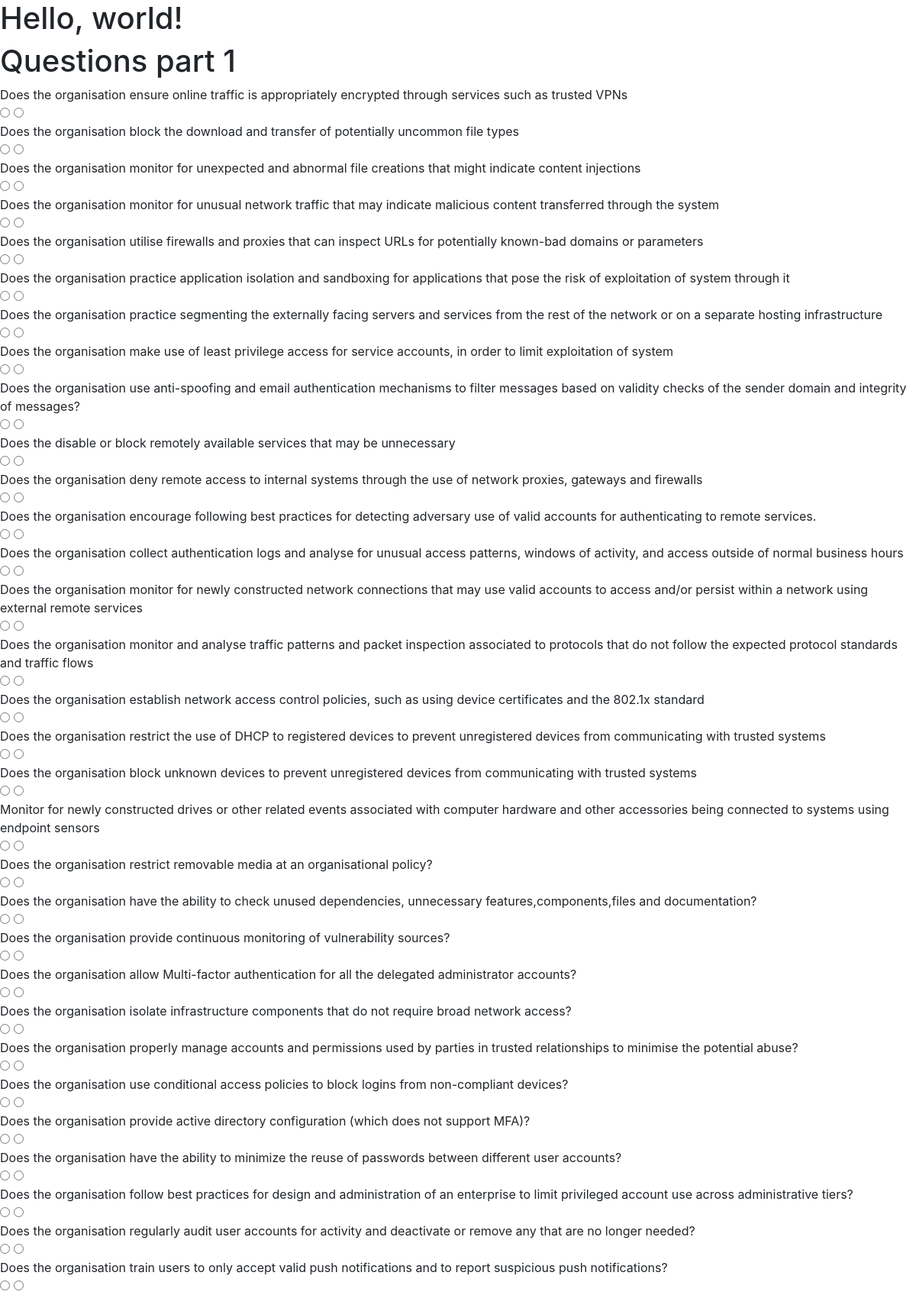
The app's page /q1/ with its own data.
### initial_access/models.py (models this page shows, shortened)
class initaccess(models.Model):
    question_id = models.CharField(max_length=200)
    question=models.TextField(blank=True)
    option_A=models.CharField(max_length=200,default='yes')
    option_B=models.CharField(max_length=200,default='no')
    keywords=models.TextField(blank=True)

### initial_access/views.py (the view)
# urls.py: path('q1/',views.quiz1, name='initial_access')
def quiz1(request):
    questions = initaccess.objects.all()
    return render(request,'initial_access/initial.html',{
        'questions': questions,
    })

### initial_access/templates/initial_access/initial.html
{% extends 'initial_access/base.html' %}
{% block content %}
<h1>Questions part 1</h1>
<form class="form-container">
    <div class="qblock">
        {% for q in questions %}
        <div class="question">{{q.questions}}{{q.question}}</div>
        <div class="option">
            <input type="radio">{{q.optionA}}</input>
            <input type="radio">{{q.optionB}}</input>
        </div>
        {% endfor block %}
    </div>
</form>
{% endblock %}

### initial_access/templates/initial_access/base.html (shortened to what this page needs)
<!doctype html>
<html lang="en">
  <head>
    <link rel="stylesheet" href="https://cdn.jsdelivr.net/npm/bootstrap@4.4.1/dist/css/bootstrap.min.css">
  </head>
  <body>
    <h1>Hello, world!</h1>
    {% block content %}
    {% endblock %}
  </body>
</html>

### records on screen
initaccess: question "Does the organisation ensure online traffic is appropriately encrypted through services such as trusted VPNs"
initaccess: question "Does the organisation block the download and transfer of potentially uncommon file types"
initaccess: question "Does the organisation monitor for unexpected and abnormal file creations that might indicate content injections"
initaccess: question "Does the organisation monitor for unusual network traffic that may indicate malicious content transferred through the system"
initaccess: question "Does the organisation utilise firewalls and proxies that can inspect URLs for potentially known-bad domains or parameters"
initaccess: question "Does the organisation practice application isolation and sandboxing for applications that pose the risk of exploitation of system through it"
initaccess: question "Does the organisation practice segmenting the externally facing servers and services from the rest of the network or on a separate hosting infrastructure"
initaccess: question "Does the organisation make use of least privilege access for service accounts, in order to limit exploitation of system"
initaccess: question "Does the organisation use anti-spoofing and email authentication mechanisms to filter messages based on validity checks of the sender domain and integrity of messages?"
initaccess: question "Does the disable or block remotely available services that may be unnecessary"
initaccess: question "Does the organisation deny remote access to internal systems through the use of network proxies, gateways and firewalls"
initaccess: question "Does the organisation encourage following best practices for detecting adversary use of valid accounts for authenticating to remote services."
initaccess: question "Does the organisation collect authentication logs and analyse for unusual access patterns, windows of activity, and access outside of normal business hours"
initaccess: question "Does the organisation monitor for newly constructed network connections that may use valid accounts to access and/or persist within a network using external remote services"
initaccess: question "Does the organisation monitor and analyse traffic patterns and packet inspection associated to protocols that do not follow the expected protocol standards and traffic flows"
initaccess: question "Does the organisation establish network access control policies, such as using device certificates and the 802.1x standard"
initaccess: question "Does the organisation restrict the use of DHCP to registered devices to prevent unregistered devices from communicating with trusted systems"
initaccess: question "Does the organisation block unknown devices to prevent unregistered devices from communicating with trusted systems"
initaccess: question "Monitor for newly constructed drives or other related events associated with computer hardware and other accessories being connected to systems using endpoint sensors"
initaccess: question "Does the organisation restrict removable media at an organisational policy?"
initaccess: question "Does the organisation have the ability to check unused dependencies, unnecessary features,components,files and documentation?"
initaccess: question "Does the organisation provide continuous monitoring of vulnerability sources?"
initaccess: question "Does the organisation allow Multi-factor authentication for all the delegated administrator accounts?"
initaccess: question "Does the organisation isolate infrastructure components that do not require broad network access?"
initaccess: question "Does the organisation properly manage accounts and permissions used by parties in trusted relationships to minimise the potential abuse?"
initaccess: question "Does the organisation use conditional access policies to block logins from non-compliant devices?"
initaccess: question "Does the organisation provide active directory configuration (which does not support MFA)?"
initaccess: question "Does the organisation have the ability to minimize the reuse of passwords between different user accounts?"
initaccess: question "Does the organisation follow best practices for design and administration of an enterprise to limit privileged account use across administrative tiers?"
initaccess: question "Does the organisation regularly audit user accounts for activity and deactivate or remove any that are no longer needed?"
initaccess: question "Does the organisation train users to only accept valid push notifications and to report suspicious push notifications?"
